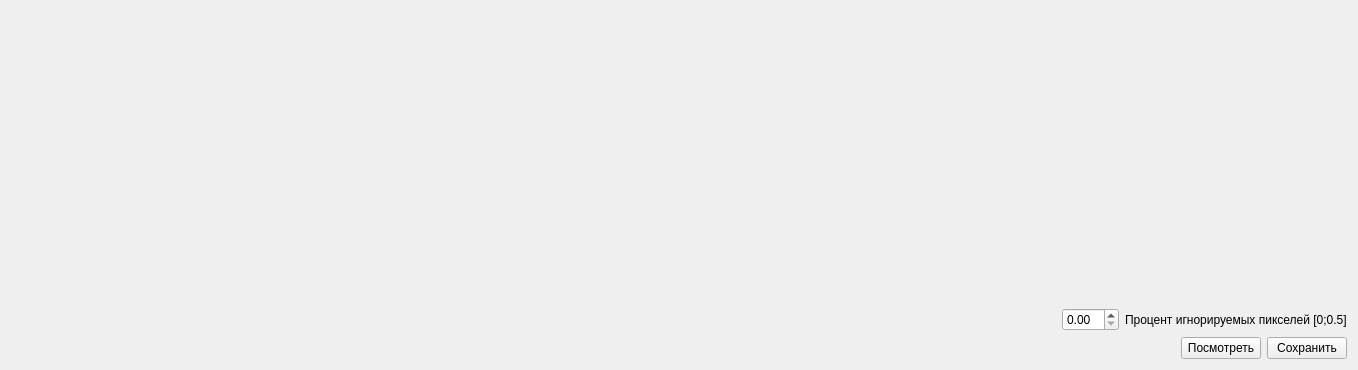
<?xml version="1.0" encoding="UTF-8"?>
<ui version="4.0">
 <class>Contrast</class>
 <widget class="QWidget" name="Contrast">
  <property name="geometry">
   <rect>
    <x>0</x>
    <y>0</y>
    <width>1358</width>
    <height>370</height>
   </rect>
  </property>
  <property name="windowTitle">
   <string>Form</string>
  </property>
  <layout class="QGridLayout" name="gridLayout">
   <item row="0" column="0">
    <layout class="QHBoxLayout" name="horizontalLayout_2">
     <item>
      <widget class="QCustomPlot" name="hist1" native="true"/>
     </item>
     <item>
      <widget class="QCustomPlot" name="hist2" native="true"/>
     </item>
     <item>
      <widget class="QCustomPlot" name="hist3" native="true"/>
     </item>
     <item>
      <spacer name="verticalSpacer">
       <property name="orientation">
        <enum>Qt::Vertical</enum>
       </property>
       <property name="sizeType">
        <enum>QSizePolicy::Expanding</enum>
       </property>
       <property name="sizeHint" stdset="0">
        <size>
         <width>20</width>
         <height>40</height>
        </size>
       </property>
      </spacer>
     </item>
    </layout>
   </item>
   <item row="2" column="0">
    <layout class="QVBoxLayout" name="verticalLayout">
     <item>
      <layout class="QHBoxLayout" name="horizontalLayout_3">
       <item>
        <spacer name="horizontalSpacer_2">
         <property name="orientation">
          <enum>Qt::Horizontal</enum>
         </property>
         <property name="sizeHint" stdset="0">
          <size>
           <width>40</width>
           <height>20</height>
          </size>
         </property>
        </spacer>
       </item>
       <item>
        <widget class="QDoubleSpinBox" name="ignor">
         <property name="maximum">
          <double>50.000000000000000</double>
         </property>
         <property name="singleStep">
          <double>0.100000000000000</double>
         </property>
        </widget>
       </item>
       <item>
        <widget class="QLabel" name="label">
         <property name="text">
          <string>Процент игнорируемых пикселей [0;0.5]</string>
         </property>
        </widget>
       </item>
      </layout>
     </item>
     <item>
      <layout class="QHBoxLayout" name="horizontalLayout">
       <item>
        <spacer name="horizontalSpacer">
         <property name="orientation">
          <enum>Qt::Horizontal</enum>
         </property>
         <property name="sizeHint" stdset="0">
          <size>
           <width>40</width>
           <height>20</height>
          </size>
         </property>
        </spacer>
       </item>
       <item>
        <widget class="QPushButton" name="show">
         <property name="text">
          <string>Посмотреть</string>
         </property>
        </widget>
       </item>
       <item>
        <widget class="QPushButton" name="sawe">
         <property name="text">
          <string>Сохранить</string>
         </property>
        </widget>
       </item>
      </layout>
     </item>
    </layout>
   </item>
  </layout>
 </widget>
 <customwidgets>
  <customwidget>
   <class>QCustomPlot</class>
   <extends>QWidget</extends>
   <header>qcustomplot.h</header>
   <container>1</container>
  </customwidget>
 </customwidgets>
 <resources/>
 <connections/>
</ui>
